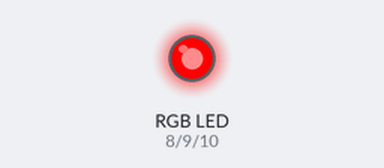
Bench run of a sketch on a simulated Arduino Uno, built with avr-gcc and run on an emulated ATmega328P. Shown: an RGB LED mixed from three pins (HIGH = lit).

Above: at 0.5 s.
At 1.5 s:
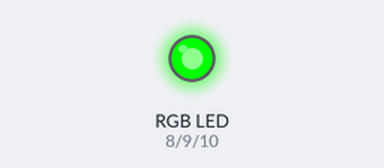
At 2.5 s:
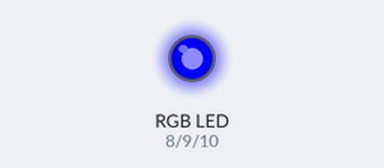
At 3.2 s:
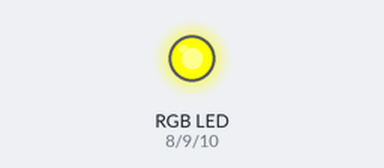
At 3.7 s:
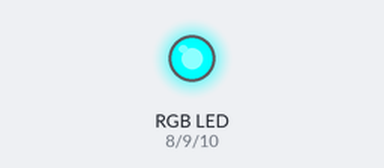
At 4.7 s:
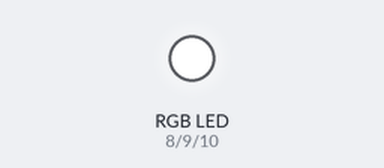
Timing chart, 0 to 6.5 s (numbered marks = the images above):
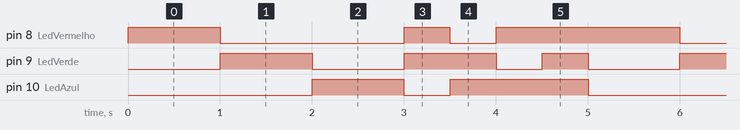

Measured:
- by itself, pin 8 (LedVermelho): repeats every 5.0 s: LOW 2.0 s, HIGH 0.50 s, LOW 0.50 s, HIGH 2.0 s
- by itself, pin 9 (LedVerde): repeats every 5.0 s: LOW 1.0 s, HIGH 1.0 s, LOW 0.50 s, HIGH 0.50 s, LOW 1.0 s, HIGH 1.0 s
- by itself, pin 10 (LedAzul): repeats every 5.0 s: LOW 0.50 s, HIGH 1.5 s, LOW 2.0 s, HIGH 1.0 s

The sketch:

_7_Led_RGB.ino
```cpp
/*
   Programar: Led_RGB (Read Green Blue)
   Autor: Joab Torres Alencar
   Curso: Tecnologo em Análise  e Desenvolvimento de Sistemas - Turma 2015
*/
#define LedVermelho 8
#define LedVerde 9
#define LedAzul 10

/*
  Função: setup() - executa somente uma vez no projeto
*/
void setup() {
  pinMode(LedVermelho, OUTPUT);
  pinMode(LedVerde, OUTPUT);
  pinMode(LedAzul, OUTPUT);
}

/*
  Função: Loop() - Executa infinitamente no projeto desde que o arduino esteja ligado!
*/
void loop() {
  digitalWrite(LedVermelho, HIGH);
  delay(1000);
  digitalWrite(LedVermelho, LOW);

  digitalWrite(LedVerde, HIGH);
  delay(1000);
  digitalWrite(LedVerde, LOW);

  digitalWrite(LedAzul, HIGH);
  delay(1000);
  digitalWrite(LedAzul, LOW);

  digitalWrite(LedVermelho, HIGH);
  digitalWrite(LedVerde, HIGH);
  delay(500);
  digitalWrite(LedVermelho, LOW);
  digitalWrite(LedVerde, LOW);

  digitalWrite(LedVerde, HIGH);
  digitalWrite(LedAzul, HIGH);
  delay(500);
  digitalWrite(LedVerde, LOW);
  digitalWrite(LedAzul, LOW);

  digitalWrite(LedAzul, HIGH);
  digitalWrite(LedVermelho, HIGH);
  delay(500);
  digitalWrite(LedAzul, LOW);
  digitalWrite(LedVermelho, LOW);

  digitalWrite(LedAzul, HIGH);
  digitalWrite(LedVermelho, HIGH);
  digitalWrite(LedVerde, HIGH);
  delay(500);
  digitalWrite(LedAzul, LOW);
  digitalWrite(LedVermelho, LOW);
  digitalWrite(LedVerde, LOW);

}
```
